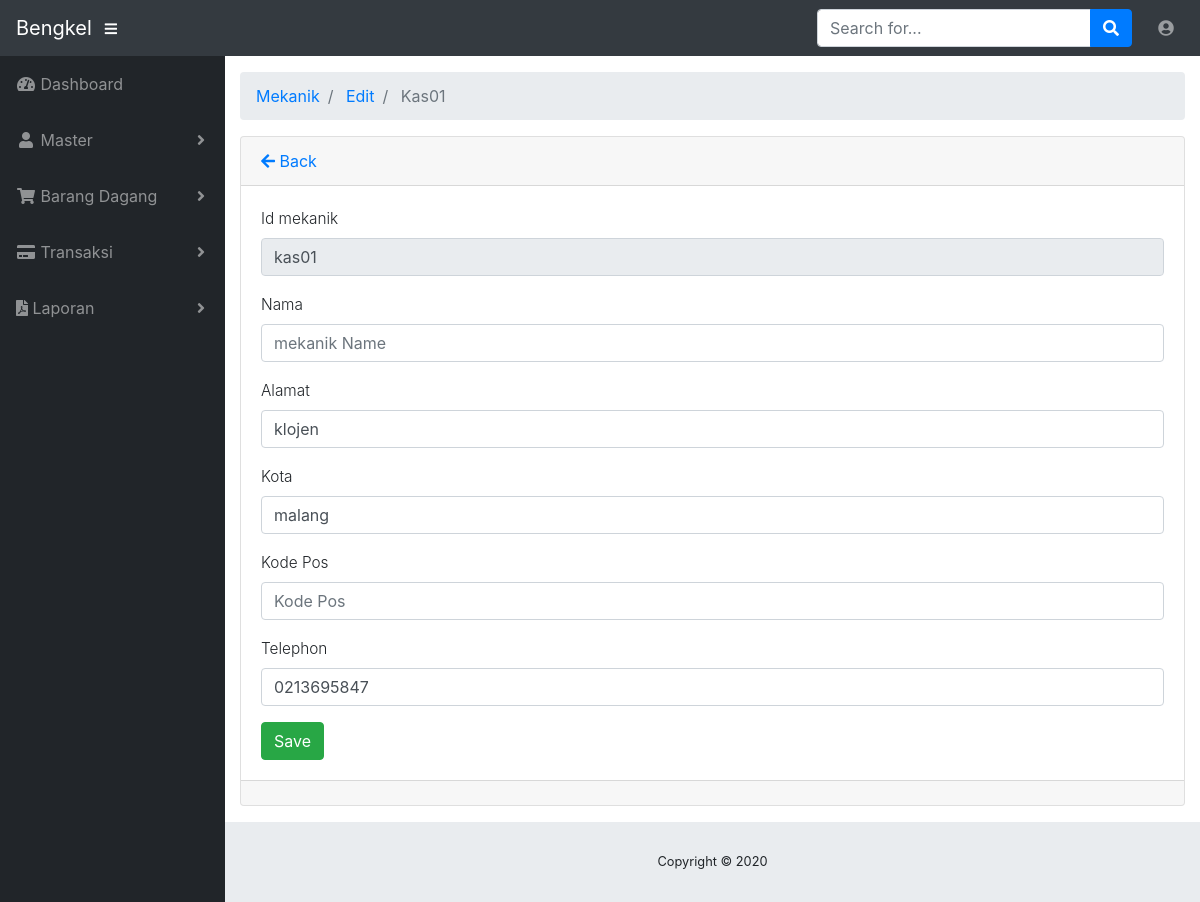
/mekanik/edit/kas01, run on the app's committed database.
### tables this page shows
CREATE TABLE `karyawan` (
  `id` varchar(10) NOT NULL,
  `nama_staff` varchar(25) NOT NULL,
  `alamat` varchar(225) NOT NULL,
  `kota` varchar(25) NOT NULL,
  `kodepos` varchar(10) DEFAULT NULL,
  `tlp` varchar(30) DEFAULT NULL
);

### application/controllers/Mekanik.php (called while the page is built, shortened)
<?php
class Mekanik extends CI_Controller
{
    public function __construct()
    {
        $this->load->model("mek_model");
        $this->load->model('m_kat');
        $this->load->library('form_validation');
    }
    public function edit($id = null)
    {
        $mekanik = $this->mek_model;
        $data["mekanik"] = $mekanik->getById($id);
        $this->load->view('templates/header');
        $this->load->view("admin/master/mekanik/edit", $data);
        $this->load->view('templates/footer');
    }
}

### index.php (called while the page is built, shortened)
<?php
require_once BASEPATH.'core/CodeIgniter.php';

### application/models/Mek_model.php (called while the page is built, shortened)
<?php defined('BASEPATH') OR exit('No direct access allowed');
class Mek_model extends CI_Model
{
	private $_table = "karyawan";
	public function getById($id)
	{
		return $this->db->get_where($this->_table,["id" => $id])->row();
	}
}
?>

### application/views/admin/master/mekanik/edit.php (the view, shortened to what this page needs)
<!DOCTYPE html>
<html lang="en">
<head>
</head>
<body id="page-top">
	<div id="wrapper">
		<div id="content-wrapper">
			<div class="container-fluid">
				<div class="card mb-3">
					<div class="card-header">
						<a href="<?php echo site_url('mekanik') ?>"><i class="fas fa-arrow-left"></i> Back</a>
					</div>
					<div class="card-body">
						<form action="<?php base_url('mekanik/edit') ?>" method="post" enctype="multipart/form-data" >
							<div class="form-group">
								<label for="id">Id mekanik</label>
								<input class="form-control <?php echo form_error('id') ? 'is-invalid':'' ?>"
								 type="text" name="id" placeholder="ID mekanik" value="<?php echo $mekanik->id ?>" readonly/>
							</div>
							<div class="form-group">
								<label for="nama">Nama</label>
								<input class="form-control <?php echo form_error('nama') ? 'is-invalid':'' ?>"
								 type="text" name="nama" placeholder="mekanik Name" value="<?php echo $mekanik->nama ?>"/>
							</div>
							<div class="form-group">
								<label for="alamat">Alamat</label>
								<input class="form-control <?php echo form_error('alamat') ? 'is-invalid':'' ?>"
								 type="text" name="alamat" placeholder="Alamat" value="<?php echo $mekanik->alamat ?>"/>
							</div>
							<div class="form-group">
								<label for="kota">Kota</label>
								<input class="form-control <?php echo form_error('kota') ? 'is-invalid':'' ?>"
								 type="text" name="kota" placeholder="Kota" value="<?php echo $mekanik->kota ?>"/>
							</div>
							<div class="form-group">
								<label for="kodepos">Kode Pos</label>
								<input class="form-control <?php echo form_error('kodepos') ? 'is-invalid':'' ?>"
								 type="text" name="kodepos" placeholder="Kode Pos" value="<?php echo $mekanik->kodepos ?>"/>
							</div>
							<div class="form-group">
								<label for="tlp">Telephon</label>
								<input class="form-control <?php echo form_error('tlp') ? 'is-invalid':'' ?>"
								 type="text" name="tlp" placeholder="Telephon" value="<?php echo $mekanik->tlp ?>"/>
							</div>
							<input class="btn btn-success" type="submit" name="btn" value="Save" />
						</form>
					</div>
					<div class="card-footer small text-muted">
					</div>
				</div>
			</div>
		</div>
</body>
</html>

### assets/css/dolands-ux.css (style rules this page uses)
html,body { background: #FFFFFF; color: #515365; font-family: 'Roboto','Helvetica','Calibri'; overflow-x: hidden; height: 100%; width: 100%; -webkit-transition: all 0.4s ease-in-out; -moz-transition: all 0.4s ease-in-out; -ms-transition: all 0.4s ease-in-out; -o-transition: all 0.4s ease-in-out; transition: all 0.4s ease-in-out; }
* { box-sizing: border-box; margin: 0; padding: 0; }
label { font-size: 0.960rem; }
label,p { font-weight: 300; }
a { color: #008AEF; text-decoration: none; }

### data on the page
karyawan: id "kas01", alamat "klojen", kota "malang", tlp "0213695847"

### other printed values
$segment "Mekanik"
$segment "Edit"
$segment "Kas01"
Date('Y') "2020"
